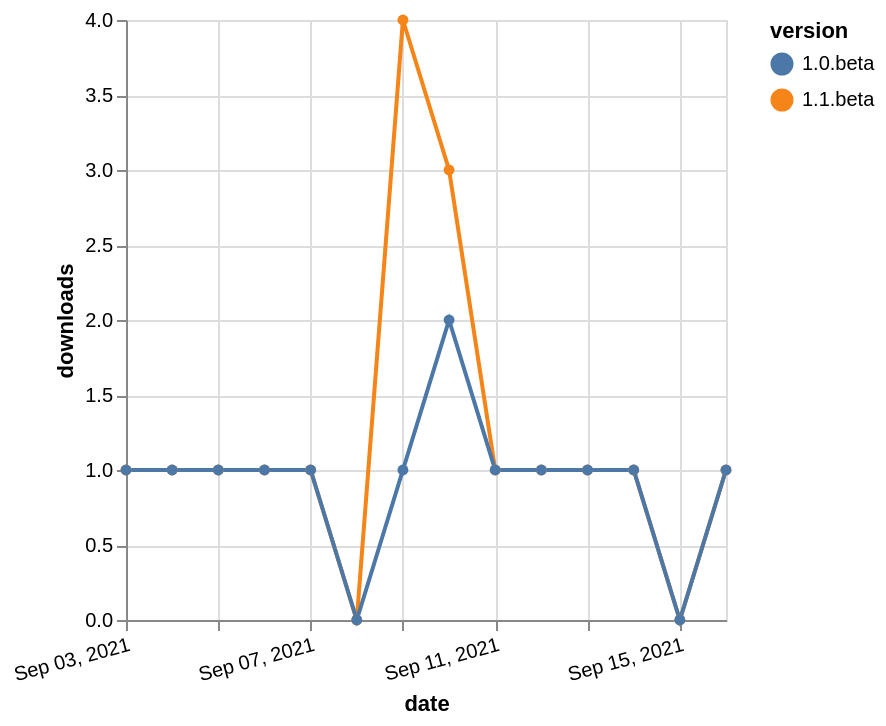

Vega-Lite specification for this chart:
### Vega-Lite specification from a JSON file in a GitHub repository (floating-point values rounded to 4 significant figures)
{"$schema": "https://vega.github.io/schema/vega-lite/v5.json", "description": "A simple bar chart with embedded data.", "data": {"values": [{"date": "2021-09-03", "total": 277, "delta": 1, "version": "1.1.beta"}, {"date": "2021-09-04", "total": 278, "delta": 1, "version": "1.1.beta"}, {"date": "2021-09-05", "total": 279, "delta": 1, "version": "1.1.beta"}, {"date": "2021-09-06", "total": 280, "delta": 1, "version": "1.1.beta"}, {"date": "2021-09-07", "total": 281, "delta": 1, "version": "1.1.beta"}, {"date": "2021-09-08", "total": 281, "delta": 0, "version": "1.1.beta"}, {"date": "2021-09-09", "total": 285, "delta": 4, "version": "1.1.beta"}, {"date": "2021-09-10", "total": 288, "delta": 3, "version": "1.1.beta"}, {"date": "2021-09-11", "total": 289, "delta": 1, "version": "1.1.beta"}, {"date": "2021-09-12", "total": 290, "delta": 1, "version": "1.1.beta"}, {"date": "2021-09-13", "total": 291, "delta": 1, "version": "1.1.beta"}, {"date": "2021-09-14", "total": 292, "delta": 1, "version": "1.1.beta"}, {"date": "2021-09-15", "total": 292, "delta": 0, "version": "1.1.beta"}, {"date": "2021-09-16", "total": 293, "delta": 1, "version": "1.1.beta"}, {"date": "2021-09-03", "total": 267, "delta": 1, "version": "1.0.beta"}, {"date": "2021-09-04", "total": 268, "delta": 1, "version": "1.0.beta"}, {"date": "2021-09-05", "total": 269, "delta": 1, "version": "1.0.beta"}, {"date": "2021-09-06", "total": 270, "delta": 1, "version": "1.0.beta"}, {"date": "2021-09-07", "total": 271, "delta": 1, "version": "1.0.beta"}, {"date": "2021-09-08", "total": 271, "delta": 0, "version": "1.0.beta"}, {"date": "2021-09-09", "total": 272, "delta": 1, "version": "1.0.beta"}, {"date": "2021-09-10", "total": 274, "delta": 2, "version": "1.0.beta"}, {"date": "2021-09-11", "total": 275, "delta": 1, "version": "1.0.beta"}, {"date": "2021-09-12", "total": 276, "delta": 1, "version": "1.0.beta"}, {"date": "2021-09-13", "total": 277, "delta": 1, "version": "1.0.beta"}, {"date": "2021-09-14", "total": 278, "delta": 1, "version": "1.0.beta"}, {"date": "2021-09-15", "total": 278, "delta": 0, "version": "1.0.beta"}, {"date": "2021-09-16", "total": 279, "delta": 1, "version": "1.0.beta"}]}, "width": "container", "mark": {"type": "line", "point": {"filled": true}}, "encoding": {"x": {"field": "date", "type": "temporal", "timeUnit": "yearmonthdate", "title": "date", "axis": {"labelAngle": -15}}, "y": {"field": "delta", "type": "quantitative", "title": "downloads"}, "color": {"field": "version", "type": "nominal"}, "tooltip": {"field": "delta"}}}
